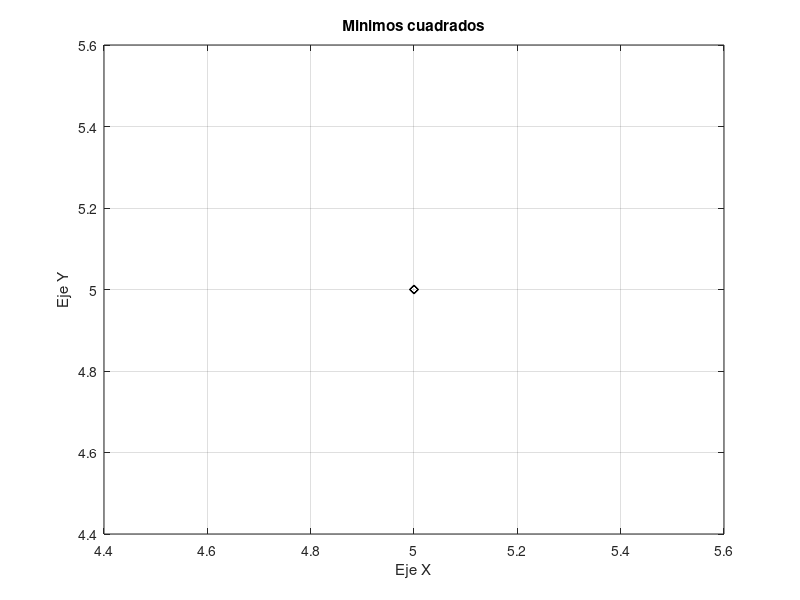

Write the MATLAB code that produced this figure.
clc;
close all;
clear all;

%toma de datos para X
X = input('Ingrese el tamaño del vector: ');
tamax=X;
Vectorx=[0];

for(X = 0: tamax-1)
    I=input('Ingrese valor en la posicion X: ');
    Vectorx=[Vectorx,I];
end
%toma de datos para Y

tamay=tamax;
Vectory=[0];

for(Y = 0: tamay-1)
    I=input('Ingrese valor en la posicion Y: ');
    Vectory=[Vectory,I];
end
Vecx=Vectorx(2:tamax+1)
Vecy=Vectory(2:tamay+1)
N = length(Vecy);

plot(Vecx,Vecy,'dk'); xlabel('Eje X'),ylabel('Eje Y'), title('Minimos cuadrados');
grid on;
hold on;

sumxi_yi=sum(Vecx.*Vecy);
sumxi=sum(Vecx);
sumxi_cua=sum(Vecx.^2);
cuadrado_sumxi=(sumxi)^2;
sumyi=sum(Vecy);

%calculo de minimos cuadrados con programa 
a=((N*sumxi_yi)-(sumxi*sumyi))/((N*sumxi_cua)-cuadrado_sumxi)
b=(sumyi-(a*sumxi))/N
y=a*Vecx+b;

plot(Vecx,y,'r:')

%calculo de minimos cuadrados por funcion de matlab
ecmatlab=polyfit(Vecx,Vecy,1)

